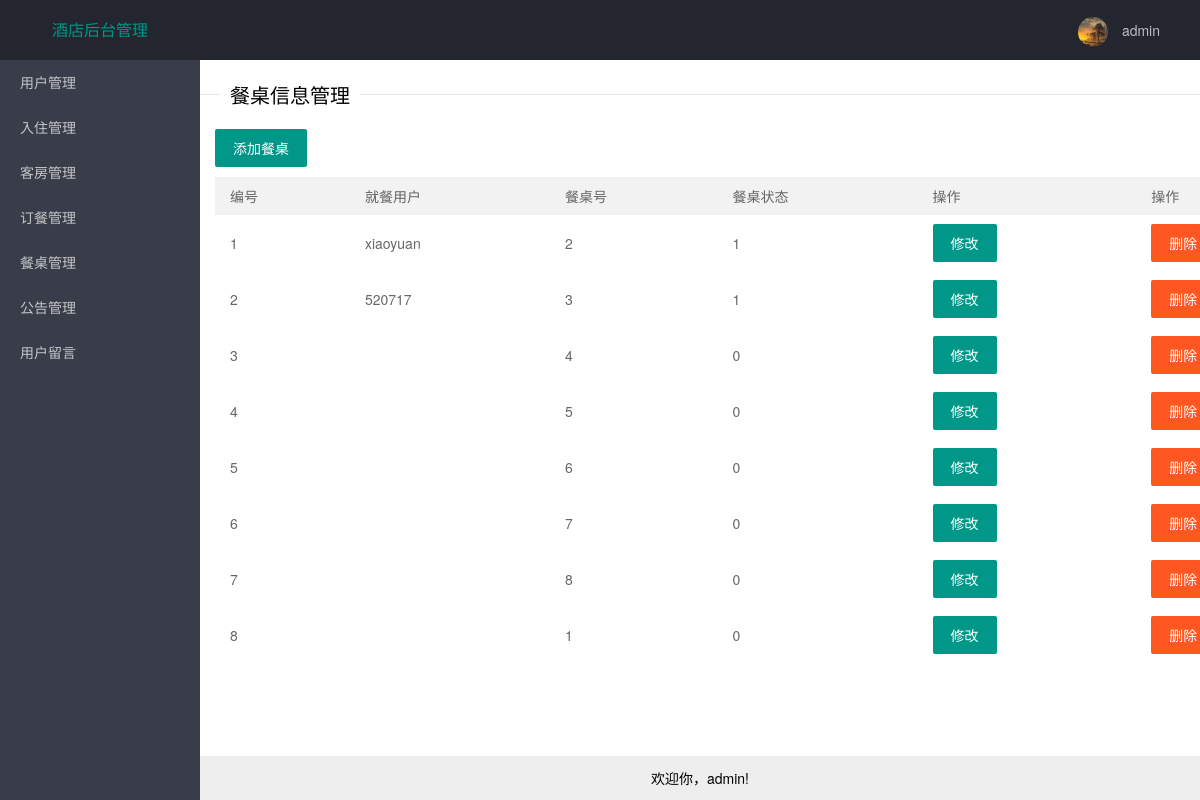
The page /tablemanage/ on the database its author committed.
### mysite/models.py (models this page shows, shortened)
class TableInfo(models.Model):
    id = models.IntegerField(primary_key=True)
    username = models.CharField(unique=False,max_length=50)
    tablenumber = models.IntegerField(max_length=30)
    tablestatus = models.IntegerField(max_length=30)

### mysite/views.py (the view)
# urls.py: path('tablemanage/',views.tablemanage,name="餐桌管理"),
def tablemanage(request):
    table_this = models.TableInfo.objects.all()
    return render(request,'admin/tablemanage.html',locals())

### templates/admin/tablemanage.html (shortened to what this page needs)
{% extends 'base.html' %}
{% block content %}
    <div class="layui-body">
        <fieldset class="layui-elem-field layui-field-title" style="margin-top: 20px;">
            <legend>餐桌信息管理</legend>
        </fieldset>
        <div class="layui-container">
            <a href="{% url '添加餐桌' %}" class="layui-btn">添加餐桌</a>
            <table class="layui-table" lay-skin="nob">
                <thead>
                <tr>
                    <th>编号</th>
                    <th>就餐用户</th>
                    <th>餐桌号</th>
                    <th>餐桌状态</th>
                    <th>操作</th>
                    <th>操作</th>
                </tr>
                </thead>
                <tbody>
                {% for t in table_this %}
                <tr>
                    <td>{{ forloop.counter }}</td>
                    <td>{{t.username}}</td>
                    <td>{{ t.tablenumber }}</td>
                    <td>{{ t.tablestatus }}</td>
                    <td><a href="/tablemanage/{{ t.pk }}/change" class="layui-btn">修改</a></td>
                    <td><a href="/tablemanage/{{ t.pk }}/delete" class="layui-btn layui-btn-danger">删除</a></td>
                </tr>
                {% endfor %}
                </tbody>
            </table>
        </div>
    </div>
{% endblock %}

### templates/base.html (shortened to what this page needs)
<!DOCTYPE html>
{% load static %}
<html>
<head>
    <link rel="stylesheet" href="{% static 'layui/css/layui.css' %}">
</head>
<body class="layui-layout-body">
<div class="layui-layout layui-layout-admin">
    <div class="layui-header">
        <div class="layui-logo">酒店后台管理</div>
        <ul class="layui-nav layui-layout-right">
            <li class="layui-nav-item">
                <a href="javascript:;">
                    <img src="{% static 'img/admin.jpg'%}" class="layui-nav-img">
                    admin
                </a>
        </ul>
    </div>
    <div class="layui-side layui-bg-black">
        <div class="layui-side-scroll">
            <ul class="layui-nav layui-nav-tree" lay-filter="test">
                <li class="layui-nav-item"><a href="{% url '用户管理'%}">用户管理</a></li>
                <li class="layui-nav-item"><a href="{% url '入住管理' %}">入住管理</a></li>
                <li class="layui-nav-item"><a href="{% url '客房管理' %}">客房管理</a></li>
                <li class="layui-nav-item"><a href="{% url '菜品管理' %}">订餐管理</a></li>
                <li class="layui-nav-item"><a href="{% url '餐桌管理' %}">餐桌管理</a></li>
                <li class="layui-nav-item"><a href="{% url '公告管理' %}">公告管理</a></li>
                <li class="layui-nav-item"><a href="{% url '用户留言' %}">用户留言</a></li>
            </ul>
        </div>
    </div>
        {% block content %}
        {% endblock %}
    <div class="layui-footer" style="text-align: center">
        欢迎你，admin!
    </div>
</div>
</body>
</html>

### rows shown on the page
TableInfo: username "xiaoyuan", tablenumber "2", tablestatus "1"
TableInfo: username "520717", tablenumber "3", tablestatus "1"
TableInfo: tablenumber "4", tablestatus "0"
TableInfo: tablenumber "5", tablestatus "0"
TableInfo: tablenumber "6", tablestatus "0"
TableInfo: tablenumber "7", tablestatus "0"
TableInfo: tablenumber "8", tablestatus "0"
TableInfo: tablenumber "1", tablestatus "0"
